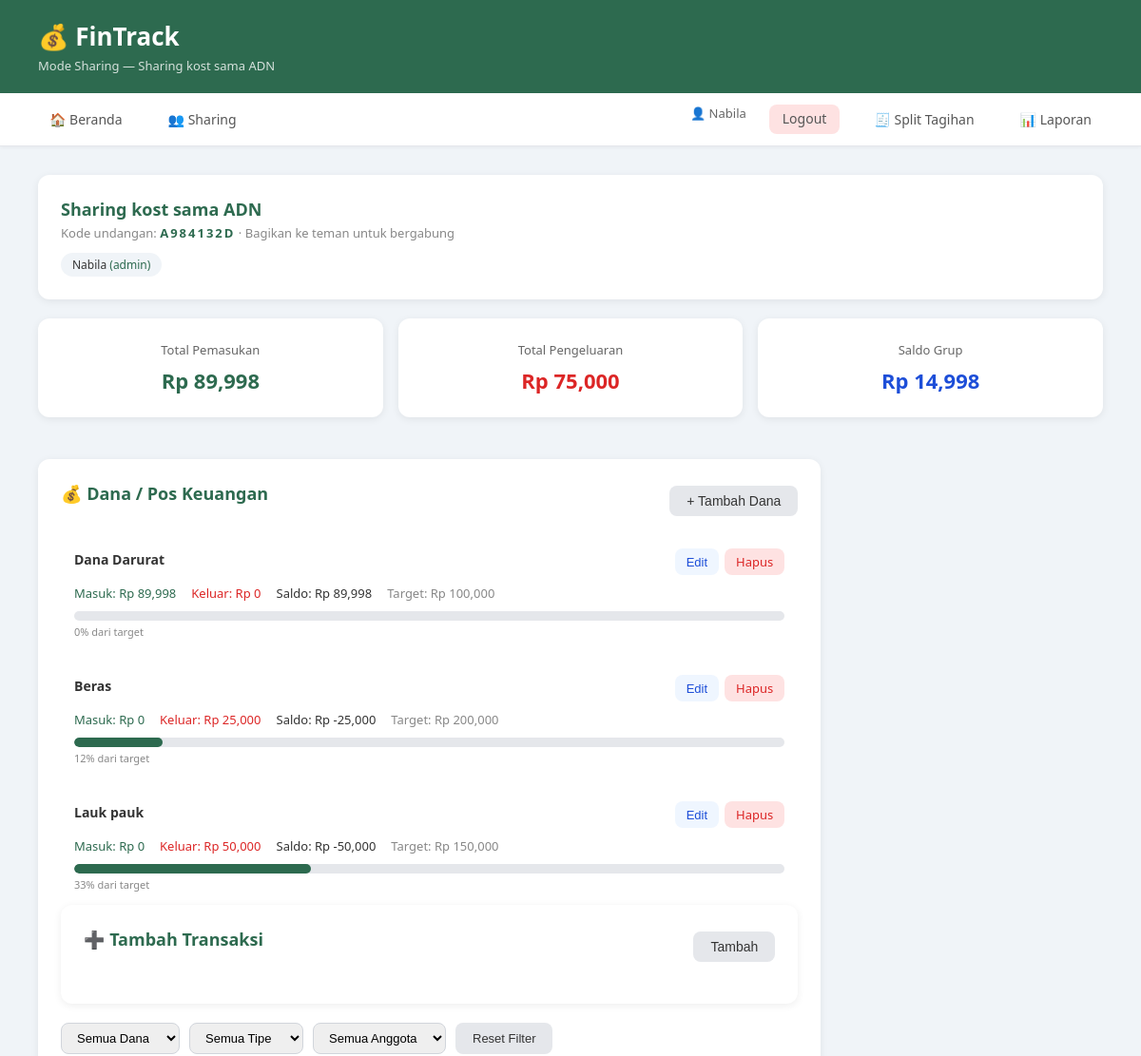
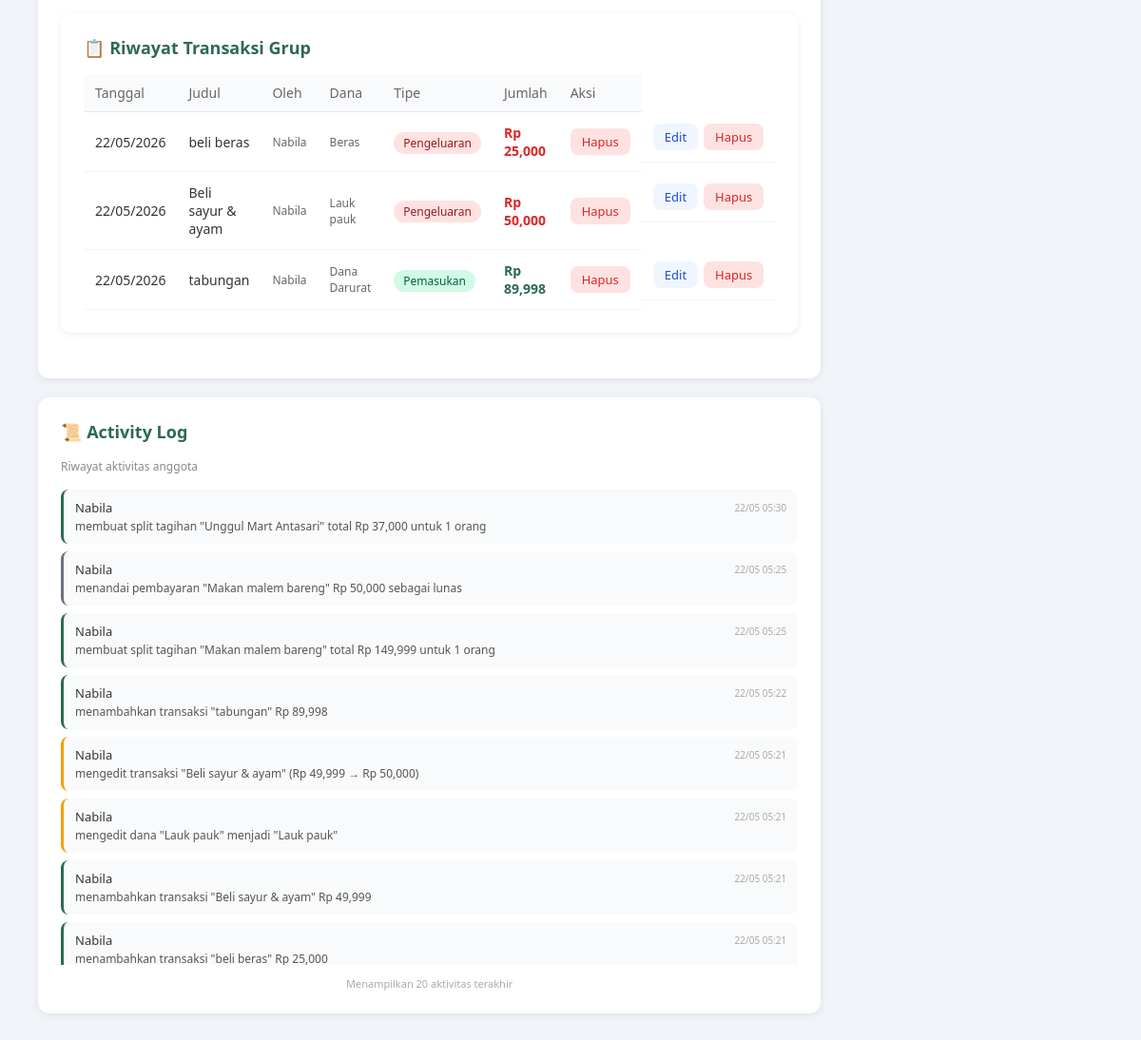
The app's page /groups/1 (signed in) with its own data (2 pictures, top to bottom).
### app.py (models this page shows)
class Group(db.Model):
    id         = db.Column(db.Integer, primary_key=True)
    name       = db.Column(db.String(100), nullable=False)
    code       = db.Column(db.String(8), unique=True, nullable=False)
    created_by = db.Column(db.Integer, db.ForeignKey('user.id'), nullable=False)
    created_at = db.Column(db.DateTime, default=datetime.utcnow)
    members    = db.relationship('GroupMember', backref='group', lazy=True)
    funds      = db.relationship('GroupFund', backref='group', lazy=True)
    logs       = db.relationship('ActivityLog', backref='group', lazy=True)

class User(UserMixin, db.Model):
    id       = db.Column(db.Integer, primary_key=True)
    name     = db.Column(db.String(100), nullable=False)
    email    = db.Column(db.String(100), unique=True, nullable=False)
    password = db.Column(db.String(200), nullable=False)
    transactions = db.relationship('Transaction', backref='user', lazy=True)

class GroupMember(db.Model):
    id       = db.Column(db.Integer, primary_key=True)
    group_id = db.Column(db.Integer, db.ForeignKey('group.id'), nullable=False)
    user_id  = db.Column(db.Integer, db.ForeignKey('user.id'), nullable=False)
    role     = db.Column(db.String(10), default='member')  # 'admin' atau 'member'
    joined_at = db.Column(db.DateTime, default=datetime.utcnow)
    user     = db.relationship('User', backref='group_memberships')

class GroupFund(db.Model):
    id          = db.Column(db.Integer, primary_key=True)
    group_id    = db.Column(db.Integer, db.ForeignKey('group.id'), nullable=False)
    name        = db.Column(db.String(100), nullable=False)
    target      = db.Column(db.Float, default=0)
    description = db.Column(db.String(200), nullable=True)
    created_at  = db.Column(db.DateTime, default=datetime.utcnow)

class GroupTransaction(db.Model):
    id          = db.Column(db.Integer, primary_key=True)
    group_id    = db.Column(db.Integer, db.ForeignKey('group.id'), nullable=False)
    fund_id     = db.Column(db.Integer, db.ForeignKey('group_fund.id'), nullable=True)
    user_id     = db.Column(db.Integer, db.ForeignKey('user.id'), nullable=False)
    title       = db.Column(db.String(100), nullable=False)
    amount      = db.Column(db.Float, nullable=False)
    category    = db.Column(db.String(50), nullable=False)
    type        = db.Column(db.String(10), nullable=False)
    date        = db.Column(db.DateTime, default=datetime.utcnow)
    note        = db.Column(db.String(200), nullable=True)
    user        = db.relationship('User', backref='group_transactions')
    fund        = db.relationship('GroupFund', backref='transactions')

class ActivityLog(db.Model):
    id         = db.Column(db.Integer, primary_key=True)
    group_id   = db.Column(db.Integer, db.ForeignKey('group.id'), nullable=False)
    user_id    = db.Column(db.Integer, db.ForeignKey('user.id'), nullable=False)
    action     = db.Column(db.String(200), nullable=False)
    created_at = db.Column(db.DateTime, default=datetime.utcnow)
    user       = db.relationship('User', backref='activity_logs')

### app.py (the view)
@app.route('/groups/<int:group_id>')
@login_required
def group_detail(group_id):
    group  = Group.query.get_or_404(group_id)
    member = GroupMember.query.filter_by(group_id=group_id, user_id=current_user.id).first()
    if not member:
        flash('Kamu bukan anggota grup ini!', 'danger')
        return redirect(url_for('groups'))
    transactions = GroupTransaction.query.filter_by(group_id=group_id)\
                                   .order_by(GroupTransaction.date.desc()).all()
    funds = GroupFund.query.filter_by(group_id=group_id).all()
    logs  = ActivityLog.query.filter_by(group_id=group_id)\
                       .order_by(ActivityLog.created_at.desc()).limit(20).all()
    total_income  = sum(t.amount for t in transactions if t.type == 'income')
    total_expense = sum(t.amount for t in transactions if t.type == 'expense')
    balance       = total_income - total_expense
    return render_template('group_detail.html',
                           group=group,
                           member=member,
                           transactions=transactions,
                           funds=funds,
                           logs=logs,
                           total_income=total_income,
                           total_expense=total_expense,
                           balance=balance,
                           now=datetime.utcnow())

### templates/group_detail.html (shortened to what this page needs)
<!DOCTYPE html>
<html lang="id">
<head>
    <link rel="stylesheet" href="{{ url_for('static', filename='style.css') }}">
</head>
<body>
<header>
    <h1>💰 FinTrack</h1>
    <p>Mode Sharing — {{ group.name }}</p>
</header>
<nav class="navbar">
    <a href="/">🏠 Beranda</a>
    <a href="/groups">👥 Sharing</a>
    <span style="margin-left:auto; font-size:13px; color:#666;">👤 {{ current_user.name }}</span>
    <a href="/logout" class="btn btn-danger" style="padding:5px 14px;">Logout</a>
    <a href="/groups/{{ group.id }}/split">🧾 Split Tagihan</a>
    <a href="/groups/{{ group.id }}/report">📊 Laporan</a>
</nav>
<main>
    <div class="card" style="margin-bottom:20px;">
        <div style="display:flex; justify-content:space-between; align-items:center;">
            <div>
                <h2 style="margin-bottom:4px;">{{ group.name }}</h2>
                <p style="font-size:13px; color:#888;">
                    Kode undangan: <strong style="letter-spacing:2px; color:#2d6a4f;">{{ group.code }}</strong>
                    · Bagikan ke teman untuk bergabung
                </p>
            </div>
        </div>
        <div style="margin-top:12px; display:flex; gap:8px; flex-wrap:wrap;">
            {% for m in group.members %}
            <span style="background:#f0f4f8; padding:4px 12px; border-radius:20px; font-size:12px;">
                {{ m.user.name }}
                {% if m.role == 'admin' %}<span style="color:#2d6a4f;"> (admin)</span>{% endif %}
            </span>
            {% endfor %}
        </div>
    </div>
    <div class="summary-grid" style="margin-bottom:20px;">
        <div class="card summary-card income">
            <p class="label">Total Pemasukan</p>
            <p class="amount">Rp {{ "{:,.0f}".format(total_income) }}</p>
        </div>
        <div class="card summary-card expense">
            <p class="label">Total Pengeluaran</p>
            <p class="amount">Rp {{ "{:,.0f}".format(total_expense) }}</p>
        </div>
        <div class="card summary-card balance">
            <p class="label">Saldo Grup</p>
            <p class="amount">Rp {{ "{:,.0f}".format(balance) }}</p>
        </div>
    </div>
    <div style="display:grid; grid-template-columns:2fr 1fr; gap:20px;">
        <div>
            <div class="card" style="margin-bottom:20px;">
                <div style="display:flex; justify-content:space-between; align-items:center; margin-bottom:16px;">
                    <h2>💰 Dana / Pos Keuangan</h2>
                    <button class="btn btn-secondary" onclick="toggleForm('fund-form')">+ Tambah Dana</button>
                </div>
                {% if funds %}
    <div style="display:grid; gap:10px;">
        {% for fund in funds %}
        {% set fund_expense = fund.transactions|selectattr('type','equalto','expense')|sum(attribute='amount') %}
        {% set fund_income  = fund.transactions|selectattr('type','equalto','income')|sum(attribute='amount') %}
        {% set fund_balance = fund_income - fund_expense %}
        {% set pct = (fund_expense / fund.target * 100) if fund.target > 0 else 0 %}
        <div style="padding:14px; border:0.5px solid var(--color-border-tertiary); border-radius:10px;">
            <div style="display:flex; justify-content:space-between; align-items:flex-start;">
                <div>
                    <strong style="font-size:14px;">{{ fund.name }}</strong>
                </div>
                <div style="display:flex; gap:6px;">
                    <button class="btn btn-edit"
                            onclick="toggleForm('edit-fund-{{ fund.id }}')">Edit</button>
                    <a href="/groups/{{ group.id }}/fund/delete/{{ fund.id }}"
                       class="btn btn-danger"
                       onclick="return confirm('Yakin hapus dana ini?')">Hapus</a>
                </div>
            </div>
            <div style="display:flex; gap:16px; margin:10px 0; font-size:13px;">
                <span style="color:#2d6a4f;">
                    Masuk: Rp {{ "{:,.0f}".format(fund_income) }}
                </span>
                <span style="color:#dc2626;">
                    Keluar: Rp {{ "{:,.0f}".format(fund_expense) }}
                </span>
                <span style="font-weight:500;">
                    Saldo: Rp {{ "{:,.0f}".format(fund_balance) }}
                </span>
                {% if fund.target > 0 %}
                <span style="color:#888;">
                    Target: Rp {{ "{:,.0f}".format(fund.target) }}
                </span>
                {% endif %}
            </div>
            {% if fund.target > 0 %}
            <div class="progress-bar-bg">
                <div class="progress-bar-fill {{ 'fill-danger' if pct >= 100 else 'fill-safe' }}"
                     style="width:{{ [pct, 100]|min }}%"></div>
            </div>
            <p style="font-size:11px; color:#888; margin-top:4px;">
                {{ "{:.0f}".format(pct) }}% dari target
            </p>
            {% endif %}
        </div>
        {% endfor %}
    </div>
{% else %}
    <p class="empty-msg">Belum ada dana. Tambahkan pos keuangan dulu!</p>
{% endif %}
            <div class="card" style="margin-bottom:20px;">
                <div style="display:flex; justify-content:space-between; align-items:center; margin-bottom:16px;">
                    <h2>➕ Tambah Transaksi</h2>
                    <button class="btn btn-secondary" onclick="toggleForm('trans-form')">Tambah</button>
                </div>
            </div>
<div style="display:flex; gap:10px; margin-bottom:16px; flex-wrap:wrap;">
    <select id="filter-fund" onchange="filterTable()"
            style="padding:7px 12px; border:0.5px solid #d1d5db;
                   border-radius:8px; font-size:13px;">
        <option value="">Semua Dana</option>
    </select>
    <select id="filter-type" onchange="filterTable()"
            style="padding:7px 12px; border:0.5px solid #d1d5db;
                   border-radius:8px; font-size:13px;">
        <option value="">Semua Tipe</option>
    </select>
    <select id="filter-member" onchange="filterTable()"
            style="padding:7px 12px; border:0.5px solid #d1d5db;
                   border-radius:8px; font-size:13px;">
        <option value="">Semua Anggota</option>
    </select>
    <button onclick="resetFilter()"
            class="btn btn-secondary" style="font-size:13px;">
        Reset Filter
    </button>
</div>
            <div class="card">
                <h2>📋 Riwayat Transaksi Grup</h2>
                {% if transactions %}
                <table id="trans-table" style="margin-top:16px;">
                    <thead>
                        <tr>
                            <th>Tanggal</th>
                            <th>Judul</th>
                            <th>Oleh</th>
                            <th>Dana</th>
                            <th>Tipe</th>
                            <th>Jumlah</th>
                            <th>Aksi</th>
                        </tr>
                    </thead>
                    <tbody>
                        {% for t in transactions %}
                        <tr>
                            <td>{{ t.date.strftime('%d/%m/%Y') }}</td>
                            <td>{{ t.title }}</td>
                            <td style="font-size:12px; color:#666;">{{ t.user.name }}</td>
                            <td style="font-size:12px; color:#666;">{{ t.fund.name if t.fund else '—' }}</td>
                            <td>
                                <span class="badge {{ 'badge-income' if t.type == 'income' else 'badge-expense' }}">
                                    {{ 'Pemasukan' if t.type == 'income' else 'Pengeluaran' }}
                                </span>
                            </td>
                            <td class="{{ 'text-income' if t.type == 'income' else 'text-expense' }}">
                                Rp {{ "{:,.0f}".format(t.amount) }}
                            </td>
                            <td>
                                <a href="/groups/{{ group.id }}/delete/{{ t.id }}"
                                   class="btn btn-danger"
                                   onclick="return confirm('Yakin hapus?')">Hapus</a>
                            </td>
                            <td style="display:flex; gap:6px;">
                                <a href="/groups/{{ group.id }}/edit/{{ t.id }}"
                                    class="btn btn-edit">Edit</a>
                                <a href="/groups/{{ group.id }}/delete/{{ t.id }}"
                                    class="btn btn-danger"
                                    onclick="return confirm('Yakin hapus?')">Hapus</a>
                            </td>
                        </tr>
                        {% endfor %}
                    </tbody>
                </table>
                {% else %}
                    <p class="empty-msg">Belum ada transaksi di grup ini.</p>
                {% endif %}
            </div>
        </div>
        <div>
            <div class="card" style="position:sticky; top:20px;">
                <h2>📜 Activity Log</h2>
                <p style="font-size:12px; color:#888; margin:4px 0 16px;">
                    Riwayat aktivitas anggota
                </p>
            {% if logs %}
            <div style="display:flex; flex-direction:column; gap:8px;
                    max-height:500px; overflow-y:auto;">
            {% for log in logs %}
            <div style="padding:10px 12px; background:#f9fafb;
                        border-radius:8px; border-left:3px solid
                        {% if 'menghapus' in log.action %}#dc2626
                        {% elif 'mengedit' in log.action %}#f59e0b
                        {% elif 'membuat' in log.action or 'menambahkan' in log.action %}#2d6a4f
                        {% else %}#6b7280{% endif %};">
                <div style="display:flex; justify-content:space-between;
                            align-items:flex-start; gap:8px;">
                    <div>
                        <p style="font-size:13px; font-weight:500;
                                  margin-bottom:2px;">
                            {{ log.user.name }}
                        </p>
                        <p style="font-size:12px; color:#555;">
                            {{ log.action }}
                        </p>
                    </div>
                    <span style="font-size:10px; color:#aaa;
                                 white-space:nowrap; margin-top:2px;">
                        {{ log.created_at.strftime('%d/%m %H:%M') }}
                    </span>
                </div>
            </div>
            {% endfor %}
        </div>
        <p style="font-size:11px; color:#aaa; text-align:center;
                  margin-top:12px;">
            Menampilkan 20 aktivitas terakhir
        </p>
    {% else %}
        <p class="empty-msg">Belum ada aktivitas.</p>
    {% endif %}
</div>
        </div>
    </div>
</main>
</body>
</html>

### records on screen
Group: name "Sharing kost sama ADN", code "A984132D"
User: name "Nabila"
GroupMember: user.name "Nabila", role "(admin)"
GroupFund: name "Dana Darurat", fund_income "89,998", fund_expense "0", fund_balance "89,998", target "100,000", pct "0"
GroupFund: name "Beras", fund_income "0", fund_expense "25,000", fund_balance "-25,000", target "200,000", {{ [pct, 100]|min }} 12.5 (drawn), pct "12"
GroupFund: name "Lauk pauk", fund_income "0", fund_expense "50,000", fund_balance "-50,000", target "150,000", {{ [pct, 100]|min }} 33.33333333333333 (drawn), pct "33"
GroupTransaction: date "22/05/2026", title "beli beras", user.name "Nabila", fund "Beras", type "Pengeluaran", amount "25,000"
GroupTransaction: date "22/05/2026", title "Beli sayur & ayam", user.name "Nabila", fund "Lauk pauk", type "Pengeluaran", amount "50,000"
GroupTransaction: date "22/05/2026", title "tabungan", user.name "Nabila", fund "Dana Darurat", type "Pemasukan", amount "89,998"
ActivityLog: user.name "Nabila", action "membuat split tagihan \"Unggul Mart Antasari\" total Rp 37,000 untuk 1 orang", created_at "22/05 05:30"
ActivityLog: user.name "Nabila", action "menandai pembayaran \"Makan malem bareng\" Rp 50,000 sebagai lunas", created_at "22/05 05:25"
ActivityLog: user.name "Nabila", action "membuat split tagihan \"Makan malem bareng\" total Rp 149,999 untuk 1 orang", created_at "22/05 05:25"
ActivityLog: user.name "Nabila", action "menambahkan transaksi \"tabungan\" Rp 89,998", created_at "22/05 05:22"
ActivityLog: user.name "Nabila", action "mengedit transaksi \"Beli sayur & ayam\" (Rp 49,999 → Rp 50,000)", created_at "22/05 05:21"
ActivityLog: user.name "Nabila", action "mengedit dana \"Lauk pauk\" menjadi \"Lauk pauk\"", created_at "22/05 05:21"
ActivityLog: user.name "Nabila", action "menambahkan transaksi \"Beli sayur & ayam\" Rp 49,999", created_at "22/05 05:21"
ActivityLog: user.name "Nabila", action "menambahkan transaksi \"beli beras\" Rp 25,000", created_at "22/05 05:21"

### other values on screen
{{ "{:,.0f}".format(total_income) }} "89,998"
{{ "{:,.0f}".format(total_expense) }} "75,000"
{{ "{:,.0f}".format(balance) }} "14,998"
